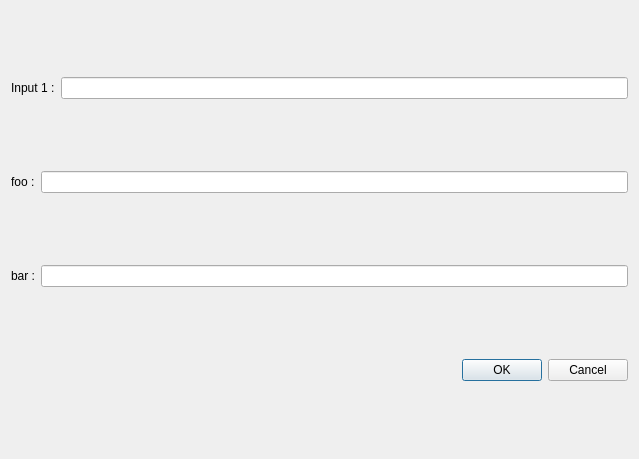
<?xml version="1.0" encoding="UTF-8"?>
<ui version="4.0">
 <class>NewIdeaDialog</class>
 <widget class="QDialog" name="NewIdeaDialog">
  <property name="windowModality">
   <enum>Qt::ApplicationModal</enum>
  </property>
  <property name="geometry">
   <rect>
    <x>0</x>
    <y>0</y>
    <width>639</width>
    <height>459</height>
   </rect>
  </property>
  <property name="focusPolicy">
   <enum>Qt::NoFocus</enum>
  </property>
  <property name="windowTitle">
   <string>Nouvelle Idée</string>
  </property>
  <layout class="QVBoxLayout" name="verticalLayout">
   <item>
    <layout class="QHBoxLayout" name="horizontalLayout">
     <item>
      <widget class="QLabel" name="label">
       <property name="text">
        <string>Input 1 :</string>
       </property>
      </widget>
     </item>
     <item>
      <widget class="QLineEdit" name="lineEdit"/>
     </item>
    </layout>
   </item>
   <item>
    <layout class="QHBoxLayout" name="horizontalLayout_2">
     <item>
      <widget class="QLabel" name="label_2">
       <property name="text">
        <string>foo :</string>
       </property>
      </widget>
     </item>
     <item>
      <widget class="QLineEdit" name="lineEdit_3"/>
     </item>
    </layout>
   </item>
   <item>
    <layout class="QHBoxLayout" name="horizontalLayout_3">
     <item>
      <widget class="QLabel" name="label_3">
       <property name="text">
        <string>bar :</string>
       </property>
      </widget>
     </item>
     <item>
      <widget class="QLineEdit" name="lineEdit_2"/>
     </item>
    </layout>
   </item>
   <item>
    <widget class="QDialogButtonBox" name="buttonBox">
     <property name="orientation">
      <enum>Qt::Horizontal</enum>
     </property>
     <property name="standardButtons">
      <set>QDialogButtonBox::Cancel|QDialogButtonBox::Ok</set>
     </property>
    </widget>
   </item>
  </layout>
 </widget>
 <resources/>
 <connections>
  <connection>
   <sender>buttonBox</sender>
   <signal>accepted()</signal>
   <receiver>NewIdeaDialog</receiver>
   <slot>accept()</slot>
   <hints>
    <hint type="sourcelabel">
     <x>248</x>
     <y>254</y>
    </hint>
    <hint type="destinationlabel">
     <x>157</x>
     <y>274</y>
    </hint>
   </hints>
  </connection>
  <connection>
   <sender>buttonBox</sender>
   <signal>rejected()</signal>
   <receiver>NewIdeaDialog</receiver>
   <slot>reject()</slot>
   <hints>
    <hint type="sourcelabel">
     <x>316</x>
     <y>260</y>
    </hint>
    <hint type="destinationlabel">
     <x>286</x>
     <y>274</y>
    </hint>
   </hints>
  </connection>
 </connections>
</ui>
